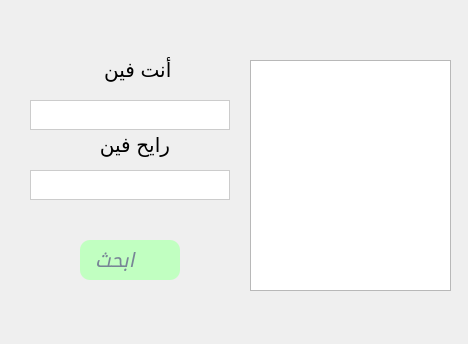
<?xml version="1.0" encoding="UTF-8"?>
<ui version="4.0">
 <class>ShowGraph</class>
 <widget class="QWidget" name="ShowGraph">
  <property name="geometry">
   <rect>
    <x>0</x>
    <y>0</y>
    <width>468</width>
    <height>344</height>
   </rect>
  </property>
  <property name="windowTitle">
   <string>Form</string>
  </property>
  <property name="styleSheet">
   <string notr="true">QListWidget {
    alternate-background-color: #f8f8f8;
}

QListWidget::item:nth-child(even) {
    background-color: #f8f8f8;
}

QListWidget::item:nth-child(odd) {
    background-color: white;
}</string>
  </property>
  <widget class="QLineEdit" name="source">
   <property name="geometry">
    <rect>
     <x>30</x>
     <y>100</y>
     <width>200</width>
     <height>30</height>
    </rect>
   </property>
   <property name="minimumSize">
    <size>
     <width>200</width>
     <height>30</height>
    </size>
   </property>
   <property name="font">
    <font>
     <pointsize>12</pointsize>
    </font>
   </property>
   <property name="styleSheet">
    <string notr="true">QLineEdit {
    border: 1px solid #ccc;       /* Border color */
     
    padding: 5px;
    margin: 0;                    /* Remove default margin */
}

/* Last QLineEdit should have a right border */
QLineEdit:last-child {
    border-right: 1px solid #ccc; 
}</string>
   </property>
  </widget>
  <widget class="QLabel" name="label">
   <property name="geometry">
    <rect>
     <x>50</x>
     <y>50</y>
     <width>170</width>
     <height>40</height>
    </rect>
   </property>
   <property name="minimumSize">
    <size>
     <width>170</width>
     <height>40</height>
    </size>
   </property>
   <property name="font">
    <font>
     <pointsize>15</pointsize>
    </font>
   </property>
   <property name="styleSheet">
    <string notr="true">QQLabel {
    qproperty-alignment: AlignCenter; /* توسيط النص (بدون CSS عادي!) */
    background: qlineargradient(x1:0, y1:0, x2:1, y2:1,
                               stop:0 #3498db, stop:1 #2ecc71); /* جرادينت */
    border: 2px solid #2980b9;
    border-radius: 10px;
    padding: 10px;
text-align: center;  
}
QLabel:hover {
    color: #ffffff;
    background-color: rgba( 86, 101, 115, 0.5); 
border-radius: 10px;
}</string>
   </property>
   <property name="text">
    <string>أنت فين </string>
   </property>
   <property name="alignment">
    <set>Qt::AlignmentFlag::AlignCenter</set>
   </property>
  </widget>
  <widget class="QLabel" name="label_2">
   <property name="geometry">
    <rect>
     <x>0</x>
     <y>130</y>
     <width>170</width>
     <height>30</height>
    </rect>
   </property>
   <property name="minimumSize">
    <size>
     <width>170</width>
     <height>30</height>
    </size>
   </property>
   <property name="font">
    <font>
     <pointsize>15</pointsize>
    </font>
   </property>
   <property name="styleSheet">
    <string notr="true">QQLabel {
    qproperty-alignment: AlignCenter; /* توسيط النص (بدون CSS عادي!) */
    background: qlineargradient(x1:0, y1:0, x2:1, y2:1,
                               stop:0 #3498db, stop:1 #2ecc71); /* جرادينت */
    border: 2px solid #2980b9;
    border-radius: 10px;
    padding: 10px;
text-align: center;  
}
QLabel:hover {
    color: #ffffff;
    background-color: rgba( 86, 101, 115, 0.5); 
border-radius: 10px;
}</string>
   </property>
   <property name="text">
    <string>رايح فين</string>
   </property>
  </widget>
  <widget class="QLineEdit" name="distanation">
   <property name="geometry">
    <rect>
     <x>30</x>
     <y>170</y>
     <width>200</width>
     <height>30</height>
    </rect>
   </property>
   <property name="minimumSize">
    <size>
     <width>200</width>
     <height>30</height>
    </size>
   </property>
   <property name="font">
    <font>
     <pointsize>12</pointsize>
    </font>
   </property>
   <property name="styleSheet">
    <string notr="true">QLineEdit {
    border: 1px solid #ccc;       /* Border color */
     
    padding: 5px;
    margin: 0;                    /* Remove default margin */
}

/* Last QLineEdit should have a right border */
QLineEdit:last-child {
    border-right: 1px solid #ccc; 
}</string>
   </property>
  </widget>
  <widget class="QPushButton" name="deleteEdgeConfirmButton">
   <property name="geometry">
    <rect>
     <x>80</x>
     <y>240</y>
     <width>100</width>
     <height>40</height>
    </rect>
   </property>
   <property name="minimumSize">
    <size>
     <width>100</width>
     <height>40</height>
    </size>
   </property>
   <property name="maximumSize">
    <size>
     <width>100</width>
     <height>40</height>
    </size>
   </property>
   <property name="palette">
    <palette>
     <active>
      <colorrole role="WindowText">
       <brush brushstyle="SolidPattern">
        <color alpha="255">
         <red>255</red>
         <green>255</green>
         <blue>255</blue>
        </color>
       </brush>
      </colorrole>
      <colorrole role="Button">
       <brush brushstyle="SolidPattern">
        <color alpha="255">
         <red>193</red>
         <green>255</green>
         <blue>193</blue>
        </color>
       </brush>
      </colorrole>
      <colorrole role="Light">
       <brush brushstyle="SolidPattern">
        <color alpha="255">
         <red>48</red>
         <green>235</green>
         <blue>138</blue>
        </color>
       </brush>
      </colorrole>
      <colorrole role="Midlight">
       <brush brushstyle="SolidPattern">
        <color alpha="255">
         <red>40</red>
         <green>196</green>
         <blue>115</blue>
        </color>
       </brush>
      </colorrole>
      <colorrole role="Dark">
       <brush brushstyle="SolidPattern">
        <color alpha="255">
         <red>16</red>
         <green>78</green>
         <blue>46</blue>
        </color>
       </brush>
      </colorrole>
      <colorrole role="Mid">
       <brush brushstyle="SolidPattern">
        <color alpha="255">
         <red>21</red>
         <green>105</green>
         <blue>61</blue>
        </color>
       </brush>
      </colorrole>
      <colorrole role="Text">
       <brush brushstyle="SolidPattern">
        <color alpha="255">
         <red>0</red>
         <green>0</green>
         <blue>0</blue>
        </color>
       </brush>
      </colorrole>
      <colorrole role="BrightText">
       <brush brushstyle="SolidPattern">
        <color alpha="255">
         <red>255</red>
         <green>255</green>
         <blue>255</blue>
        </color>
       </brush>
      </colorrole>
      <colorrole role="ButtonText">
       <brush brushstyle="SolidPattern">
        <color alpha="255">
         <red>255</red>
         <green>255</green>
         <blue>255</blue>
        </color>
       </brush>
      </colorrole>
      <colorrole role="Base">
       <brush brushstyle="SolidPattern">
        <color alpha="255">
         <red>193</red>
         <green>255</green>
         <blue>193</blue>
        </color>
       </brush>
      </colorrole>
      <colorrole role="Window">
       <brush brushstyle="SolidPattern">
        <color alpha="255">
         <red>193</red>
         <green>255</green>
         <blue>193</blue>
        </color>
       </brush>
      </colorrole>
      <colorrole role="Shadow">
       <brush brushstyle="SolidPattern">
        <color alpha="255">
         <red>0</red>
         <green>0</green>
         <blue>0</blue>
        </color>
       </brush>
      </colorrole>
      <colorrole role="AlternateBase">
       <brush brushstyle="SolidPattern">
        <color alpha="255">
         <red>143</red>
         <green>206</green>
         <blue>173</blue>
        </color>
       </brush>
      </colorrole>
      <colorrole role="ToolTipBase">
       <brush brushstyle="SolidPattern">
        <color alpha="255">
         <red>255</red>
         <green>255</green>
         <blue>220</blue>
        </color>
       </brush>
      </colorrole>
      <colorrole role="ToolTipText">
       <brush brushstyle="SolidPattern">
        <color alpha="255">
         <red>0</red>
         <green>0</green>
         <blue>0</blue>
        </color>
       </brush>
      </colorrole>
      <colorrole role="PlaceholderText">
       <brush brushstyle="SolidPattern">
        <color alpha="127">
         <red>0</red>
         <green>0</green>
         <blue>0</blue>
        </color>
       </brush>
      </colorrole>
      <colorrole role="Accent">
       <brush brushstyle="SolidPattern">
        <color alpha="255">
         <red>255</red>
         <green>255</green>
         <blue>255</blue>
        </color>
       </brush>
      </colorrole>
     </active>
     <inactive>
      <colorrole role="WindowText">
       <brush brushstyle="SolidPattern">
        <color alpha="255">
         <red>255</red>
         <green>255</green>
         <blue>255</blue>
        </color>
       </brush>
      </colorrole>
      <colorrole role="Button">
       <brush brushstyle="SolidPattern">
        <color alpha="255">
         <red>193</red>
         <green>255</green>
         <blue>193</blue>
        </color>
       </brush>
      </colorrole>
      <colorrole role="Light">
       <brush brushstyle="SolidPattern">
        <color alpha="255">
         <red>48</red>
         <green>235</green>
         <blue>138</blue>
        </color>
       </brush>
      </colorrole>
      <colorrole role="Midlight">
       <brush brushstyle="SolidPattern">
        <color alpha="255">
         <red>40</red>
         <green>196</green>
         <blue>115</blue>
        </color>
       </brush>
      </colorrole>
      <colorrole role="Dark">
       <brush brushstyle="SolidPattern">
        <color alpha="255">
         <red>16</red>
         <green>78</green>
         <blue>46</blue>
        </color>
       </brush>
      </colorrole>
      <colorrole role="Mid">
       <brush brushstyle="SolidPattern">
        <color alpha="255">
         <red>21</red>
         <green>105</green>
         <blue>61</blue>
        </color>
       </brush>
      </colorrole>
      <colorrole role="Text">
       <brush brushstyle="SolidPattern">
        <color alpha="255">
         <red>0</red>
         <green>0</green>
         <blue>0</blue>
        </color>
       </brush>
      </colorrole>
      <colorrole role="BrightText">
       <brush brushstyle="SolidPattern">
        <color alpha="255">
         <red>255</red>
         <green>255</green>
         <blue>255</blue>
        </color>
       </brush>
      </colorrole>
      <colorrole role="ButtonText">
       <brush brushstyle="SolidPattern">
        <color alpha="255">
         <red>255</red>
         <green>255</green>
         <blue>255</blue>
        </color>
       </brush>
      </colorrole>
      <colorrole role="Base">
       <brush brushstyle="SolidPattern">
        <color alpha="255">
         <red>193</red>
         <green>255</green>
         <blue>193</blue>
        </color>
       </brush>
      </colorrole>
      <colorrole role="Window">
       <brush brushstyle="SolidPattern">
        <color alpha="255">
         <red>193</red>
         <green>255</green>
         <blue>193</blue>
        </color>
       </brush>
      </colorrole>
      <colorrole role="Shadow">
       <brush brushstyle="SolidPattern">
        <color alpha="255">
         <red>0</red>
         <green>0</green>
         <blue>0</blue>
        </color>
       </brush>
      </colorrole>
      <colorrole role="AlternateBase">
       <brush brushstyle="SolidPattern">
        <color alpha="255">
         <red>143</red>
         <green>206</green>
         <blue>173</blue>
        </color>
       </brush>
      </colorrole>
      <colorrole role="ToolTipBase">
       <brush brushstyle="SolidPattern">
        <color alpha="255">
         <red>255</red>
         <green>255</green>
         <blue>220</blue>
        </color>
       </brush>
      </colorrole>
      <colorrole role="ToolTipText">
       <brush brushstyle="SolidPattern">
        <color alpha="255">
         <red>0</red>
         <green>0</green>
         <blue>0</blue>
        </color>
       </brush>
      </colorrole>
      <colorrole role="PlaceholderText">
       <brush brushstyle="SolidPattern">
        <color alpha="127">
         <red>0</red>
         <green>0</green>
         <blue>0</blue>
        </color>
       </brush>
      </colorrole>
      <colorrole role="Accent">
       <brush brushstyle="SolidPattern">
        <color alpha="255">
         <red>255</red>
         <green>255</green>
         <blue>255</blue>
        </color>
       </brush>
      </colorrole>
     </inactive>
     <disabled>
      <colorrole role="WindowText">
       <brush brushstyle="SolidPattern">
        <color alpha="255">
         <red>16</red>
         <green>78</green>
         <blue>46</blue>
        </color>
       </brush>
      </colorrole>
      <colorrole role="Button">
       <brush brushstyle="SolidPattern">
        <color alpha="255">
         <red>193</red>
         <green>255</green>
         <blue>193</blue>
        </color>
       </brush>
      </colorrole>
      <colorrole role="Light">
       <brush brushstyle="SolidPattern">
        <color alpha="255">
         <red>48</red>
         <green>235</green>
         <blue>138</blue>
        </color>
       </brush>
      </colorrole>
      <colorrole role="Midlight">
       <brush brushstyle="SolidPattern">
        <color alpha="255">
         <red>40</red>
         <green>196</green>
         <blue>115</blue>
        </color>
       </brush>
      </colorrole>
      <colorrole role="Dark">
       <brush brushstyle="SolidPattern">
        <color alpha="255">
         <red>16</red>
         <green>78</green>
         <blue>46</blue>
        </color>
       </brush>
      </colorrole>
      <colorrole role="Mid">
       <brush brushstyle="SolidPattern">
        <color alpha="255">
         <red>21</red>
         <green>105</green>
         <blue>61</blue>
        </color>
       </brush>
      </colorrole>
      <colorrole role="Text">
       <brush brushstyle="SolidPattern">
        <color alpha="255">
         <red>16</red>
         <green>78</green>
         <blue>46</blue>
        </color>
       </brush>
      </colorrole>
      <colorrole role="BrightText">
       <brush brushstyle="SolidPattern">
        <color alpha="255">
         <red>255</red>
         <green>255</green>
         <blue>255</blue>
        </color>
       </brush>
      </colorrole>
      <colorrole role="ButtonText">
       <brush brushstyle="SolidPattern">
        <color alpha="255">
         <red>16</red>
         <green>78</green>
         <blue>46</blue>
        </color>
       </brush>
      </colorrole>
      <colorrole role="Base">
       <brush brushstyle="SolidPattern">
        <color alpha="255">
         <red>193</red>
         <green>255</green>
         <blue>193</blue>
        </color>
       </brush>
      </colorrole>
      <colorrole role="Window">
       <brush brushstyle="SolidPattern">
        <color alpha="255">
         <red>193</red>
         <green>255</green>
         <blue>193</blue>
        </color>
       </brush>
      </colorrole>
      <colorrole role="Shadow">
       <brush brushstyle="SolidPattern">
        <color alpha="255">
         <red>0</red>
         <green>0</green>
         <blue>0</blue>
        </color>
       </brush>
      </colorrole>
      <colorrole role="AlternateBase">
       <brush brushstyle="SolidPattern">
        <color alpha="255">
         <red>32</red>
         <green>157</green>
         <blue>92</blue>
        </color>
       </brush>
      </colorrole>
      <colorrole role="ToolTipBase">
       <brush brushstyle="SolidPattern">
        <color alpha="255">
         <red>255</red>
         <green>255</green>
         <blue>220</blue>
        </color>
       </brush>
      </colorrole>
      <colorrole role="ToolTipText">
       <brush brushstyle="SolidPattern">
        <color alpha="255">
         <red>0</red>
         <green>0</green>
         <blue>0</blue>
        </color>
       </brush>
      </colorrole>
      <colorrole role="PlaceholderText">
       <brush brushstyle="SolidPattern">
        <color alpha="127">
         <red>16</red>
         <green>78</green>
         <blue>46</blue>
        </color>
       </brush>
      </colorrole>
      <colorrole role="Accent">
       <brush brushstyle="SolidPattern">
        <color alpha="255">
         <red>42</red>
         <green>204</green>
         <blue>120</blue>
        </color>
       </brush>
      </colorrole>
     </disabled>
    </palette>
   </property>
   <property name="font">
    <font>
     <family>Segoe UI</family>
     <pointsize>15</pointsize>
     <italic>true</italic>
    </font>
   </property>
   <property name="styleSheet">
    <string notr="true">QPushButton {
background-color:  #C1FFC1;
		border:none;
		border-radius: 3px;
		text-align: left;
		padding: 8px 0 8px 15px;
		color: #788596;
    font-family: &quot;Segoe UI&quot;, &quot;Arial&quot;, &quot;Helvetica Neue&quot;, sans-serif;
border-radius: 10px;

	}
QPushButton:hover {
		background-color: rgba( 86, 101, 115, 0.5);
	}
 QPushButton:checked {
		color: #fff;
	}</string>
   </property>
   <property name="text">
    <string>ابحث</string>
   </property>
   <property name="icon">
    <iconset resource="resource.qrc">
     <normaloff>:/icons/trash-9-16.ico</normaloff>:/icons/trash-9-16.ico</iconset>
   </property>
  </widget>
  <widget class="QListWidget" name="listWidget">
   <property name="geometry">
    <rect>
     <x>250</x>
     <y>60</y>
     <width>201</width>
     <height>231</height>
    </rect>
   </property>
   <property name="minimumSize">
    <size>
     <width>200</width>
     <height>0</height>
    </size>
   </property>
  </widget>
  <widget class="QLabel" name="label_3">
   <property name="geometry">
    <rect>
     <x>110</x>
     <y>300</y>
     <width>100</width>
     <height>30</height>
    </rect>
   </property>
   <property name="minimumSize">
    <size>
     <width>100</width>
     <height>30</height>
    </size>
   </property>
   <property name="maximumSize">
    <size>
     <width>100</width>
     <height>30</height>
    </size>
   </property>
   <property name="text">
    <string/>
   </property>
  </widget>
 </widget>
 <resources>
  <include location="resource.qrc"/>
 </resources>
 <connections/>
</ui>
